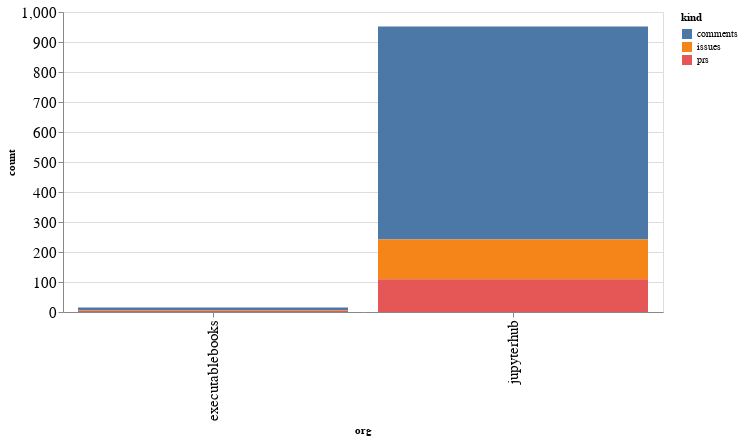

Notebook cell for this chart:
### Code cell
alt.Chart(org_summaries, width=600).mark_bar().encode(
    x='org',
    y='count',
    color='kind',
    tooltip="org"
)

### Figure 1 — Vega-Lite specification as saved in the notebook (floating-point values rounded to 4 significant figures)
{"config": {"axisLeft": {"labelFontSize": 15}, "axisBottom": {"labelFontSize": 15}}, "data": {"name": "data-405c27a2be7046d3a017a51d62ac9347"}, "mark": "bar", "encoding": {"color": {"type": "nominal", "field": "kind"}, "tooltip": {"type": "nominal", "field": "org"}, "x": {"type": "nominal", "field": "org"}, "y": {"type": "quantitative", "field": "count"}}, "width": 600, "$schema": "https://vega.github.io/schema/vega-lite/v4.8.1.json", "datasets": {"data-405c27a2be7046d3a017a51d62ac9347": [{"org": "executablebooks", "kind": "comments", "count": 10}, {"org": "executablebooks", "kind": "issues", "count": 2}, {"org": "executablebooks", "kind": "prs", "count": 3}, {"org": "jupyterhub", "kind": "comments", "count": 710}, {"org": "jupyterhub", "kind": "issues", "count": 133}, {"org": "jupyterhub", "kind": "prs", "count": 109}]}}
